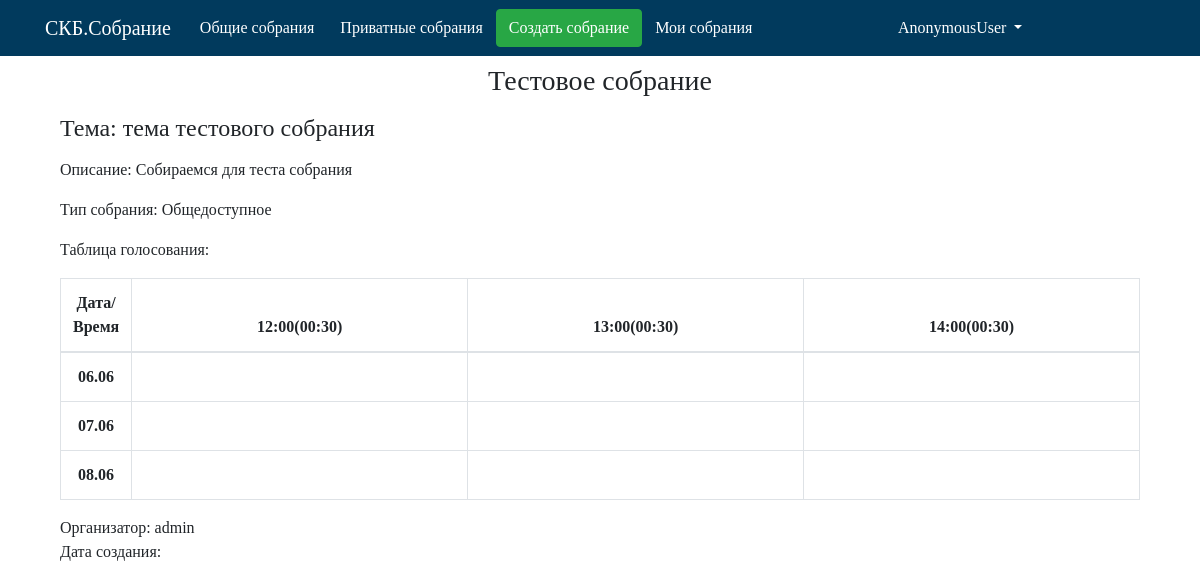
The page /maket/vote_meeting/testmeeting/ on the database its author committed.
### maket/models.py (models this page shows, shortened)
class Collect(models.Model):  # Собрание
    name = models.CharField('Название собрания', max_length=100, db_index=True,primary_key=True)
    tpesobr = models.CharField('Тип собрания',max_length= 20,default='Общедоступное')
    user = models.ForeignKey(User,verbose_name='Организатор',on_delete=models.CASCADE,unique=False)
    theme = models.CharField('Тема собрания', max_length=250)
    description = models.CharField('Описание собрания',max_length=500)
    duration = models.TimeField(verbose_name='Длительность')
    slug = models.SlugField(blank=True)

class TimeCollect (models.Model):
    collect = models.ForeignKey(Collect,verbose_name='Собрание',on_delete=models.CASCADE,unique=False)
    time = models.TimeField(verbose_name='Время')

class DateCollect (models.Model):
    collect = models.ForeignKey(Collect,verbose_name='Собрание',on_delete=models.CASCADE,unique=False)
    date = models.DateField(verbose_name='Дата')

### maket/views.py (the view)
# urls.py: path('vote_meeting/<meeting_slug>/', vote_meeting, name='vote_meeting_url'),
def vote_meeting(request, meeting_slug):
    votes = {}
    collect = Collect.objects.get(slug=meeting_slug)
    date_list = DateCollect.objects.filter(collect__name=collect.name)
    time_list = TimeCollect.objects.filter(collect__name=collect.name)
    vote_list = Golos.objects.filter(collect__name=collect.name)
    for date in date_list:
        for time in time_list:
            for vote in vote_list:
                if vote.time == time.time and vote.date == date.date:
                    votes[(date.date, time.time)] = 1
                else:
                    votes[(date.date,time.time)] = 0
    context = {'collect': collect, 'date_list': date_list, 'time_list': time_list, 'votes': votes}
    return render(request, 'maket/vote_meeting.html', context)

### maket/templates/maket/vote_meeting.html (shortened to what this page needs)
{% extends 'maket/base.html' %}
{% load staticfiles %}
{% block menu %}
{% include 'maket/includes/nav.html' %}
{% endblock %}
{% block name %}
{{ collect.name }}
{% endblock %}
{% block content %}
<div class="container mt-3">
    <form>
        <div class="form-group">
            <h4> Тема: {{ collect.theme }}</h4>
        </div>
        <div class="form-group">
            <p> Описание: {{ collect.description }}</p>
        </div>
        <div class="form-group">
            <span> Тип собрания: {{ collect.tpesobr }}</span>
        </div>
        <div class="form-group">
            <span>Таблица голосования:</span>
        </div>
        <div class="form-group">
            <form method="post">
                <table class="table table-bordered vote-table" id="vote-table">
                    <col width="50">
                    <thead>
                    <tr>
                        <th  scope="col">Дата/Время</th>
                        {% for time in time_list %}
                            <th> {{ time.time }}({{ collect.duration|time:"H:i" }})</th>
                        {% endfor %}
                    </tr>
                    </thead>
                    <tbody>
                    {% for date in date_list %}
                    <tr>
                        <th>{{date.date|date:"d.m"}} </th>
                        {% for time in time_list %}
                            <td></td>
                        {% endfor %}
                    </tr>
                    {%endfor%}
                    </tbody>
                </table>
            </form>
        </div>
        <div class="form-group">
            <span>Организатор:</span> {{ collect.user }}
            <br>
            <span>Дата создания:</span>
        </div>
    </form>
</div>
{% endblock %}
{% block js %}
<link rel="stylesheet" href="{% static 'css/vote.css' %}">
{% endblock %}

### maket/static/css/style.css (style rules this page uses)
div.container { font-family: Chasm; }
table { text-align: center; }

### rows shown on the page
Collect: name "Тестовое собрание", theme "тема тестового собрания", description "Собираемся для теста собрания", tpesobr "Общедоступное", duration "00:30", user "admin"
TimeCollect: time "12:00"
TimeCollect: time "13:00"
TimeCollect: time "14:00"
DateCollect: date "06.06"
DateCollect: date "07.06"
DateCollect: date "08.06"
